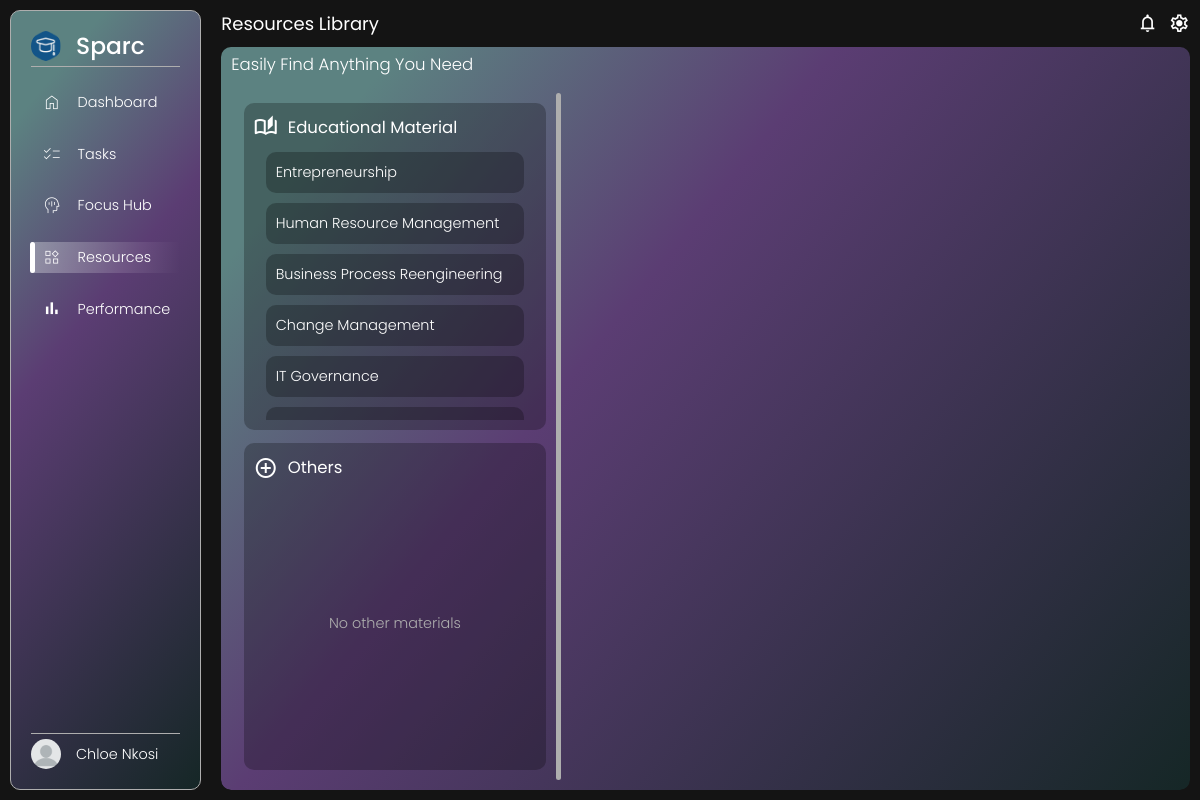
/resources/ (signed in), run on the app's committed database.
### main/models.py (models this page shows)
class CustomUser(AbstractUser):
    username = None
    email = models.EmailField(_("email address"), unique=True)
    reg_number = models.CharField(max_length=20, unique=True, primary_key=True)
    course = models.ForeignKey(Course, on_delete=models.CASCADE, default="C025")
    year = models.IntegerField(default=1)
    semester = models.IntegerField(default=1)
    focus_period = models.IntegerField(default=25) #in minutes
    break_duration = models.IntegerField(default=5) #in minutes
    daily_goal = models.IntegerField(default=4) #in hours
    streak = models.IntegerField(default=0)
    USERNAME_FIELD = "email"
    REQUIRED_FIELDS = []
    objects = CustomUserManager()

class Unit(models.Model):
    code = models.CharField(primary_key=True, unique=True, max_length=50)
    name = models.CharField(max_length=250)
    course = models.ForeignKey(Course, on_delete=models.CASCADE)
    year = models.IntegerField()
    semester = models.IntegerField()
    outline = models.TextField(null=True)

### main/views.py (the view)
# urls.py: path("resources/", views.resources, name="resources"),
@login_required(login_url='login/')
def resources(request):
    user = request.user
    units = Unit.objects.filter(course=user.course, year=user.year, semester=user.semester)
    context = {
        'user': user,
        'units': units,
    }
    return render(request, 'main/resources.html', context)

### templates/main/resources.html (shortened to what this page needs)
{% extends "main/base.html" %}
{% block page_name %}
Resources Library
{% endblock page_name %}
{% block content %}
<div class="resources-content content">
    <h4>easily find anything you need</h4>
    <div class="menu panel column-flex">
        <div class="section column-flex">
            <div class="title row-flex">
                <span class="material-symbols-outlined">auto_stories</span>
                <h4>educational material</h4>
            </div>
            <div class="list row-flex">
                {% for unitobject in units %}
                <a class="item" href="{% url 'unit_details' unitobject.code|upper %}">{{ unitobject.name }}</a>
                {% endfor %}
            </div>
        </div>
        <div class="section column-flex">
            <div class="title row-flex">
                <span class="material-symbols-outlined">add_circle</span>
                <h4>others</h4>
            </div>
            <div class="list row-flex">
                <p class="nothing_else column-flex">No other materials</p>
            </div>
        </div>
    </div>
    <div class="line"></div>
    <div class="details panel column-flex">
    </div>
</div>
{% endblock content %}

### templates/main/base.html (shortened to what this page needs)
{% load static %}
<!DOCTYPE html>
<html lang="en">
<head>
    <link rel="stylesheet" href="{% static 'styles/base.css' %}">
</head>
<body>
    <div class="sidebar">
        <div class="top">
            <a href="{% url 'dashboard' %}" class="menu-item">
                <img src="{% static 'images/logo.png' %}" alt="Logo">
                <h2>sparc</h2>
            </a>
        </div>
        <nav>
            <a href="{% url 'dashboard' %}" class="menu-item">
                <span class="material-symbols-outlined">home</span>
                <p>dashboard</p>
            </a>
            <a href="{% url 'tasks' %}" class="menu-item">
                <span class="material-symbols-outlined">checklist</span>
                <p>tasks</p>
            </a>
            <a href="{% url 'focus-hub' %}" class="menu-item">
                <span class="material-symbols-outlined">mindfulness</span>
                <p>focus hub</p>
            </a>
            <a href="{% url 'resources' %}" class="menu-item">
                <span class="material-symbols-outlined">widgets</span>
                <p>resources</p>
            </a>
            <a href="{% url 'performance' %}" class="menu-item">
                <span class="material-symbols-outlined">bar_chart</span>
                <p>performance</p>
            </a>
        </nav>
        <div class="bottom">
            <div title="{{ user.reg_number }}" class="menu-item profile-button">
                <img src="{% static 'images/profile_pic.webp' %}" alt="profile photo">
                <p>{{ user.first_name }} {{ user.last_name }}</p>
            </div>
        </div>
    </div>
    <main>
        <header>
            <h3>{% block page_name %}{% endblock page_name %}</h3>
            <div class="icons">
                <span class="material-symbols-outlined notifications">notifications</span>
                <span class="material-symbols-outlined" id="settings_icon">settings</span>
            </div>
        </header>
        {% block content %}{% endblock content %}
    </main>
</body>
</html>

### data on the page
CustomUser: first_name "Chloe", last_name "Nkosi"
Unit: name "Entrepreneurship"
Unit: name "Human Resource Management"
Unit: name "Business Process Reengineering"
Unit: name "Change Management"
Unit: name "IT Governance"
